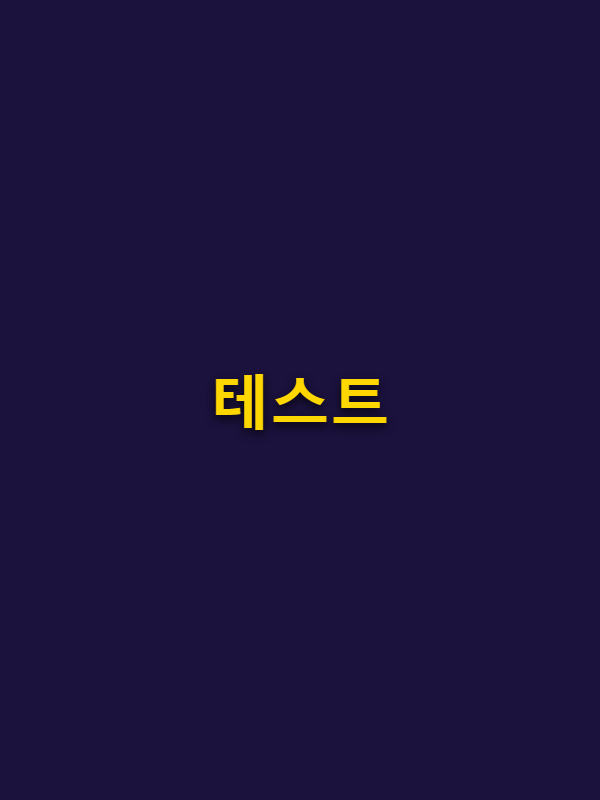
#> input picture learning/games/clue/test_render.png, 600 x 800 px
$ python overlay_card_title.py test_render.png test_render.png test_render.png
#> lines starting #> are read from the running program, lines starting #| are printed output that depends on the picture
import sys
import os
import math
from PIL import Image, ImageDraw, ImageFont

FONT_PATH = "C:/Windows/Fonts/malgunbd.ttf"

def get_font(size):
    try:
        return ImageFont.truetype(FONT_PATH, size)
    except:
        return ImageFont.load_default()

def draw_star(draw, cx, cy, r_outer, r_inner, num_points=5, fill=(255, 223, 0, 255), outline=(0, 0, 0, 255), width=3):
    points = []
    angle_step = math.pi / num_points
    for i in range(2 * num_points):
        r = r_outer if i % 2 == 0 else r_inner
        angle = i * angle_step - math.pi / 2
        x = cx + r * math.cos(angle)
        y = cy + r * math.sin(angle)
        points.append((x, y))
    draw.polygon(points, fill=fill, outline=outline, width=width)

def overlay_card_title(src_path, dst_filename, title_text, header_bg_mode="banner"):
#> called with src_path = 'test_render.png', dst_filename = 'test_render.png', title_text = 'test_render.png', header_bg_mode = 'banner'
    out_dir = r"E:\webprojects\class\learning\games\clue\assets\images\cards"
    dst_path = os.path.join(out_dir, dst_filename)

    img = Image.open(src_path).convert("RGBA")
    w, h = img.size
#> w = 600; h = 800
    draw = ImageDraw.Draw(img)

    # Header height is about 22% of card height
    header_h = int(h * 0.22)
#> header_h = 176

    # 1. Clean top banner rect with dark starry indigo background matching reference frame
    top_rect = [0, 0, w, header_h]
#> top_rect = [0, 0, 600, 176]
    draw.rectangle(top_rect, fill=(25, 20, 55, 255))

    # Outer border frame restoration
    draw.rectangle([0, 0, w, h], outline=(40, 25, 80, 255), width=18)
    draw.rectangle([10, 10, w - 10, h - 10], outline=(255, 215, 0, 255), width=5)
    draw.line([(0, header_h), (w, header_h)], fill=(255, 215, 0, 255), width=5)

    # Corner stars
    draw_star(draw, 50, 50, 24, 11, fill=(255, 225, 0, 255))
    draw_star(draw, w - 50, 50, 24, 11, fill=(255, 225, 0, 255))

    # 2. Draw 100% PERFECT Bold 3D Bubble Korean Title Text
    font_size = int(w * 0.16) if len(title_text) <= 3 else int(w * 0.13)
#> font_size = 78
    font = get_font(font_size)

    bbox = font.getbbox(title_text)
#> bbox = (0, 14, 612, 91)
    tw, th = bbox[2] - bbox[0], bbox[3] - bbox[1]
#> tw = 612; th = 77
    tx = (w - tw) // 2
#> tx = -6
    ty = (header_h - th) // 2 - 12

    # Black 3D Drop Shadow
    for offset in range(1, 10):
        draw.text((tx + offset, ty + offset), title_text, fill=(15, 10, 30, 255), font=font)

    # White Thick Outline
    for dx in range(-12, 13):
        for dy in range(-12, 13):
            if dx*dx + dy*dy <= 144:
                draw.text((tx + dx, ty + dy), title_text, fill=(255, 255, 255, 255), font=font)

    # Dark Outline around white
    for dx in range(-15, 16):
        for dy in range(-15, 16):
            if 144 < dx*dx + dy*dy <= 225:
                draw.text((tx + dx, ty + dy), title_text, fill=(20, 15, 40, 255), font=font)

    # Foreground Bright Yellow Fill with Pink Top Gradient simulation
    draw.text((tx, ty), title_text, fill=(255, 215, 0, 255), font=font)
    draw.text((tx - 2, ty - 2), title_text, fill=(255, 110, 180, 255), font=font)

    # Decorative sparkles around title
    draw_star(draw, tx - 45, ty + th // 2, 18, 8, fill=(255, 255, 255, 255), outline=(20, 20, 30, 255))
    draw_star(draw, tx + tw + 45, ty + th // 2, 18, 8, fill=(255, 255, 255, 255), outline=(20, 20, 30, 255))

    # Resize to standard card dimensions (600 x 800)
    resized = img.resize((600, 800), Image.Resampling.LANCZOS)
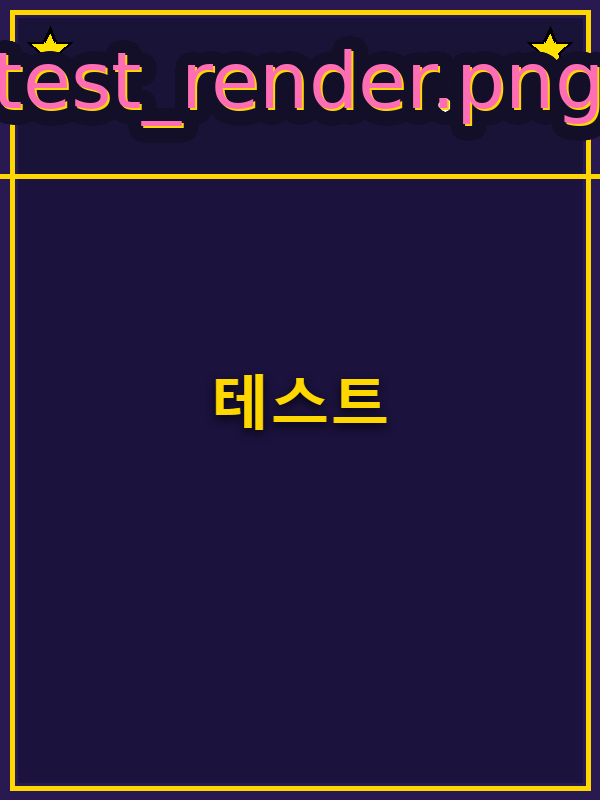
#> resized: PIL image 600x800 RGBA; mean R, G, B, A 42.3, 29.4, 59.6, 255
    resized.save(dst_path, "PNG")
    print(f"Card generated: {dst_filename} -> Title: '{title_text}'")

if __name__ == "__main__":
    if len(sys.argv) >= 4:
        overlay_card_title(sys.argv[1], sys.argv[2], sys.argv[3])
